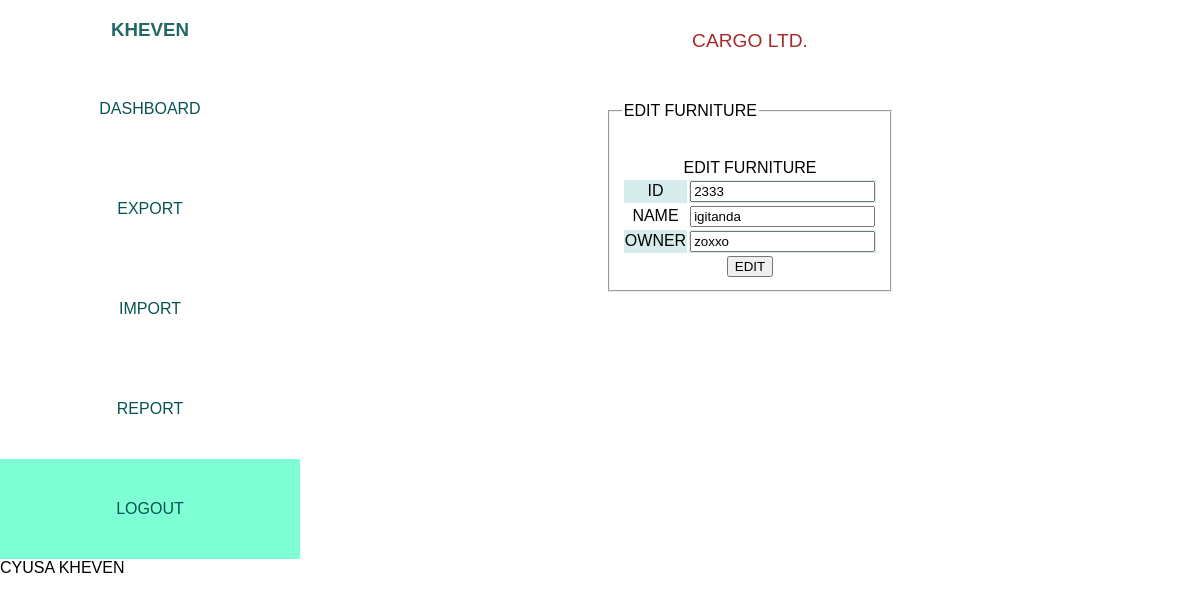
The page /edit.php?id=2333 (signed in) on the database its author committed.
### tables this page shows
CREATE TABLE `furniture` (
  `firnitureid` int(11) NOT NULL,
  `furniturename` varchar(100) NOT NULL,
  `furnitureowner` varchar(100) NOT NULL
);

### edit.php (the view, shortened to what this page needs)
<?php
include('conn.php');
if(isset($_GET['id'])){
    $id = $_GET['id'];
 $query = "SELECT * FROM furniture WHERE firnitureid = '$id'";
 $return = mysqli_query($conn,$query) or die(mysqli_error($conn));
 $rows = mysqli_fetch_array($return);
}
?>
<!DOCTYPE html>
<html lang="en">
<head>
    <link rel="stylesheet" href="style.css">
</head>
<body>
    <div class="container">
        <div class="nav">
            <h3>
                <?php  echo strtoupper($_SESSION['user']);  ?>
            </h3>
            <ul>
                <li><a href="dashboard.php">DASHBOARD</a></li>
                <li><a href="export.php">EXPORT</a></li>
                <li><a href="import.php">IMPORT</a></li>
                <li><a href="report.php">REPORT</a></li>
                <li id="logout"><a href="logout.php">LOGOUT</a></li>
            </ul>
        </div>
        <div class="content">
            <div class="logo">CARGO LTD.</div>
            <fieldset>
                <legend>EDIT FURNITURE</legend>
                <form action="" method="POST">
                    <table>
                        <tr>
                            <td colspan="5">EDIT FURNITURE</td>
                        </tr>
                        <tr>
                            <td>ID</td>
                            <td>
                                <input type="text" name="id" id="" readonly
                                    value="<?php echo $rows['firnitureid'];  ?>">
                            </td>
                        </tr>
                        <tr>
                            <td>NAME</td>
                            <td>
                                <input type="text" name="name" id="" value="<?php  echo $rows['furniturename'];  ?>">
                            </td>
                        </tr>
                        <tr>
                            <td>OWNER</td>
                            <td>
                                <input type="text" name="owner" id="" value="<?php  echo $rows['furnitureowner'];   ?>">
                            </td>
                        </tr>
                        <tr>
                            <td colspan="2">
                                <input type="submit" name="submit" value="EDIT">
                            </td>
                        </tr>
                    </table>
                </form>
            </fieldset>
        </div>
    </div>
    CYUSA KHEVEN
</body>
</html>

### style.css (style rules this page uses)
body { padding: 0; margin: 0; width: 100%; font-family: "Lucida Sans", "Lucida Sans Regular", "Lucida Grande", "Lucida Sans Unicode", Geneva, Verdana, sans-serif; }
h3 { text-align: center; }
ul { display: flex; flex-direction: column; flex: 3; list-style-type: none; justify-content: center; align-items: center; padding: 0; margin: auto; }
li { height: 100px; width: 100%; display: flex; align-items: center; justify-content: center; }
a { text-decoration: none; color: rgb(8, 83, 83); }
.container { display: flex; flex-direction: row; }
.nav { flex: 1; width: 25%; height: 100%; color: rgb(35, 102, 102); }
.content { width: 75%; display: flex; justify-content: center; align-items: center; flex-direction: column; height: 100%; }
.logo { font-size: larger; margin-bottom: 50px; color: brown; margin-top: 30px; }
#logout { background: aquamarine; }
table { width: 100%; height: 70%; margin-top: 30px; }
td { text-align: center; }
tr:nth-child(even) { background: rgb(215, 236, 236); }

### rows shown on the page
furniture: id "2333", name "igitanda", owner "zoxxo"

### other values the page prints
$_SESSION['user'] "KHEVEN"
